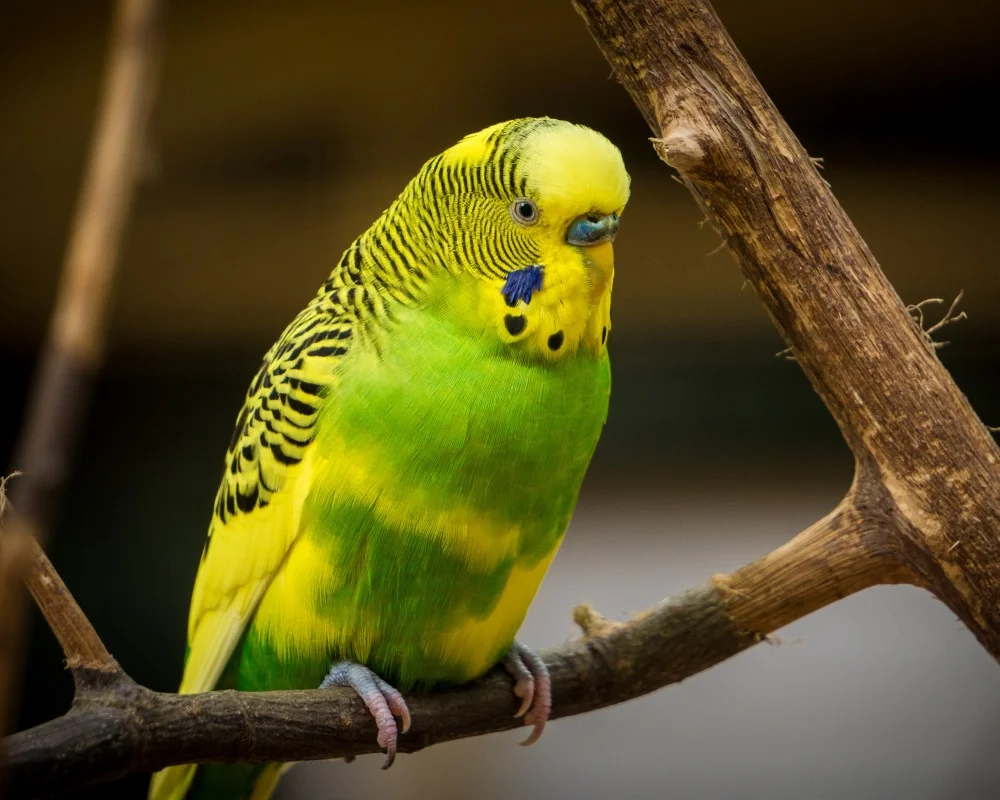
#> input picture OpenCV/ResimdenBölgeAlma/kus.jpg, 1000 x 800 px
$ python 'BölgeAlma.py'
#> lines starting #> are read from the running program, lines starting #| are printed output that depends on the picture
import cv2
import numpy as np


# Resmi yükleme
resim = cv2.imread("kus.jpg")
#> resim is the input picture: shape (800, 1000, 3); mean B, G, R 32.3, 77, 86.3


# resimden bölge kesme

kesit = resim[50:150,300:400]    #  [50:150   bu iki alan y kordinatı  ,300:400     bu iki alan x kordinatı]
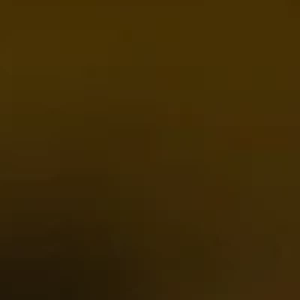
#> kesit: shape (100, 100, 3) (shown 3 times larger); mean B, G, R 5.8, 43.2, 62.3


resim[100:200,100:200]=kesit


# resim[ : ,: ,2]=255        # 0 mavi   # 2 kırmızı


resim[400:450,300:350]=(0,150,255)
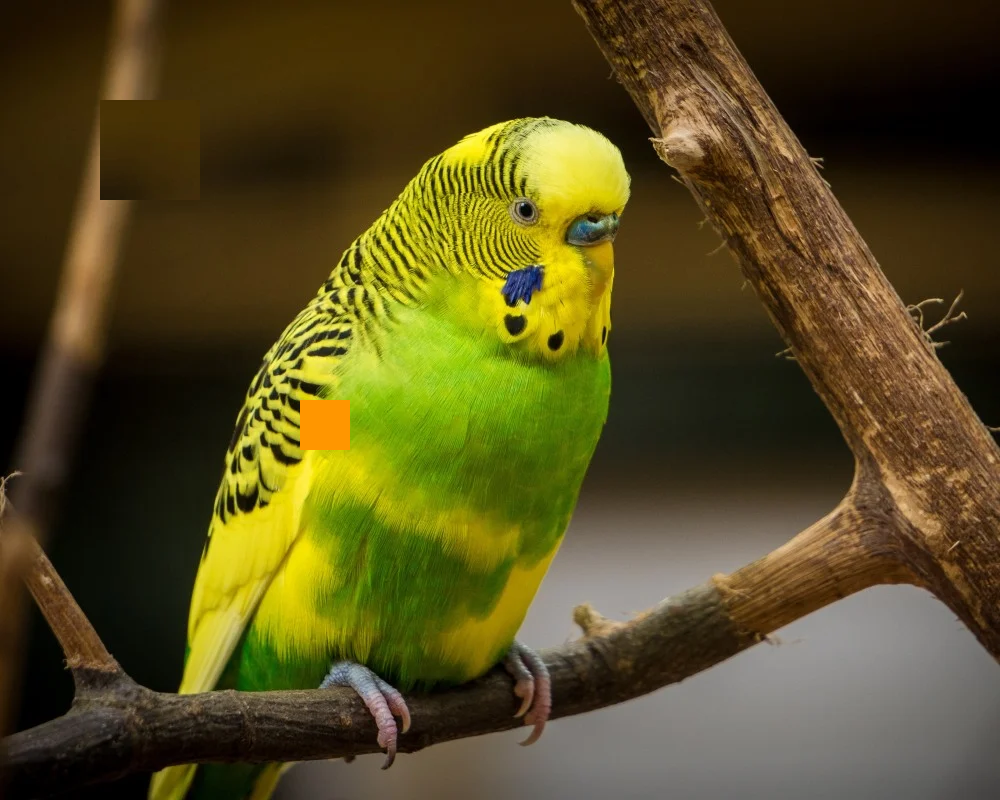
#> resim: shape (800, 1000, 3); mean B, G, R 31.9, 76.6, 86.2


# y parametresi    soldan aşşağa in


# cv2.imshow("Kesit Alani",kesit)


# Resmi görüntüleme (isteğe bağlı)
cv2.imshow("Resim", resim)
cv2.waitKey(0)
cv2.destroyAllWindows()
